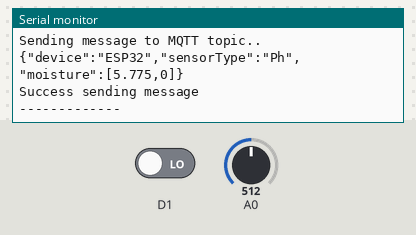
Simulated run of this sketch. Board: ESP8266 (NodeMCU). On the bench: the last lines printed to the serial monitor. The test bench sets the inputs (shaded band); at power-on: A0 = 512, D1 LOW. WiFi joins after 1.5 s; servers stay silent unless stated; no MQTT or app messages arrive unless stated.

Above: at 3.7 s.
3.8 s: A0 set to 716
At 4.05 s:
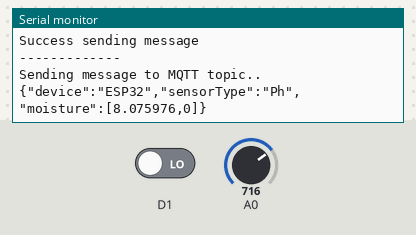
5.3 s: D1 driven HIGH
At 5.55 s:
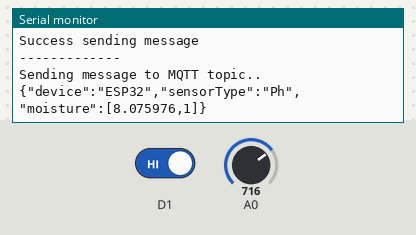
6.8 s: A0 set to 900
At 6.84 s:
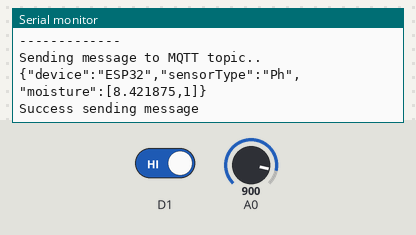
8.3 s: D1 driven LOW
At 8.66 s:
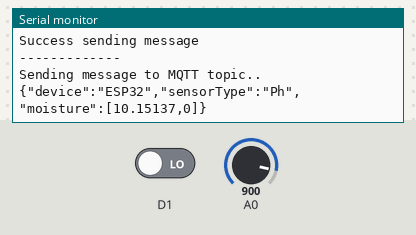
Timing chart, 0 to 10.8 s (numbered marks = the images above; inputs shaded):
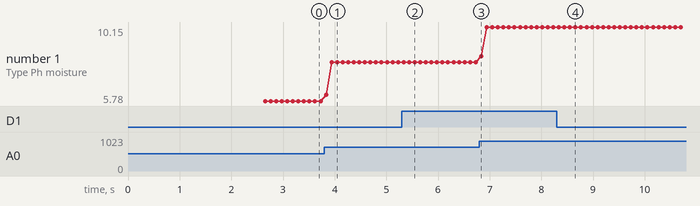

Measured:
- after the input at 3.8 s, the serial monitor: prints a new line at once (image 1)
- after the input at 5.3 s, the serial monitor: prints a new line after 0.14 s (image 2)
- after the input at 6.8 s, the serial monitor: prints a new line at once (image 3)
- after the input at 8.3 s, the serial monitor: prints a new line after 0.15 s (image 4)
- plotted number 1: 5.78 → 8.08 after the input at 3.8 s, 8.08 → 10.15 after the input at 6.8 s

The sketch:

smart_agriculture.ino
```cpp
#include <ArduinoJson.h>
#include <ESP8266WiFi.h>
#include <PubSubClient.h>

char* ssid = "Hari2002";
char* password =  "12345678";
const char* mqttServer = "broker.hivemq.com";
const int mqttPort = 1883;
const char* mqttUser = "";
const char* mqttPassword = "";

WiFiClient espClient;
PubSubClient client(espClient);


unsigned long int avgValue;  //Store the average value of the sensor feedback
float b;
int buf[10],temp;
int f;
float val; // also works with double.
char buff2[10];


void setup() {
  // put your setup code here, to run once:
  Serial.begin(115200);
  pinMode(D1,INPUT);
  delay(1000);
   WiFi.begin(ssid, password);

  while (WiFi.status() != WL_CONNECTED) {
    delay(500);
    Serial.println("Connecting to WiFi..");
  }

  Serial.println("Connected to the WiFi network");

  client.setServer(mqttServer, mqttPort);
  Serial.println(WiFi.localIP());
  while (!client.connected()) {
    Serial.println("Connecting to MQTT...");

    if (client.connect("ESP")) {

      Serial.println("connected");

    } else {

      Serial.print("failed with state ");
      Serial.print(client.state());
      delay(2000);

    }
  }

}
 void loop(){
 int moisture = digitalRead(D1);
for(int i=0;i<10;i++)       //Get 10 sample value from the sensor for smooth the value
  {
    buf[i]=analogRead(A0);
    delay(10);
  }
  for(int i=0;i<9;i++)        //sort the analog from small to large
  {
    for(int j=i+1;j<10;j++)
    {
      if(buf[i]>buf[j])
      {
        temp=buf[i];
        buf[i]=buf[j];
        buf[j]=temp;
      }
    }
  }
  avgValue=0;
  for(int i=2;i<8;i++)                      //take the average value of 6 center sample
    avgValue+=buf[i];
  float phValue=(float)avgValue*3.3/1024/6; //convert the analog into millivolt
  phValue=3.5*phValue;                      //convert the millivolt into pH value
  StaticJsonBuffer<300> JSONbuffer;
  JsonObject& JSONencoder = JSONbuffer.createObject();

  JSONencoder["device"] = "ESP32";
  JSONencoder["sensorType"] = "Ph";
  JsonArray& values = JSONencoder.createNestedArray("moisture");

  values.add(phValue);
  values.add(moisture);

  char JSONmessageBuffer[100];
  JSONencoder.printTo(JSONmessageBuffer, sizeof(JSONmessageBuffer));
  Serial.println("Sending message to MQTT topic..");
  Serial.println(JSONmessageBuffer);

  if (client.publish("agriproduct", JSONmessageBuffer) == true) {
    Serial.println("Success sending message");
  } else {
    Serial.println("Error sending message");
  }

  client.loop();
  Serial.println("-------------");

 }
```
